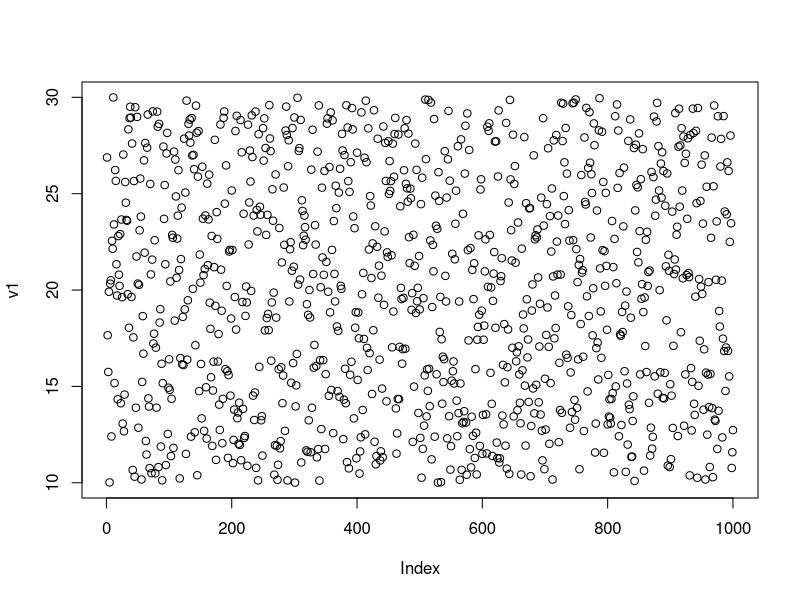
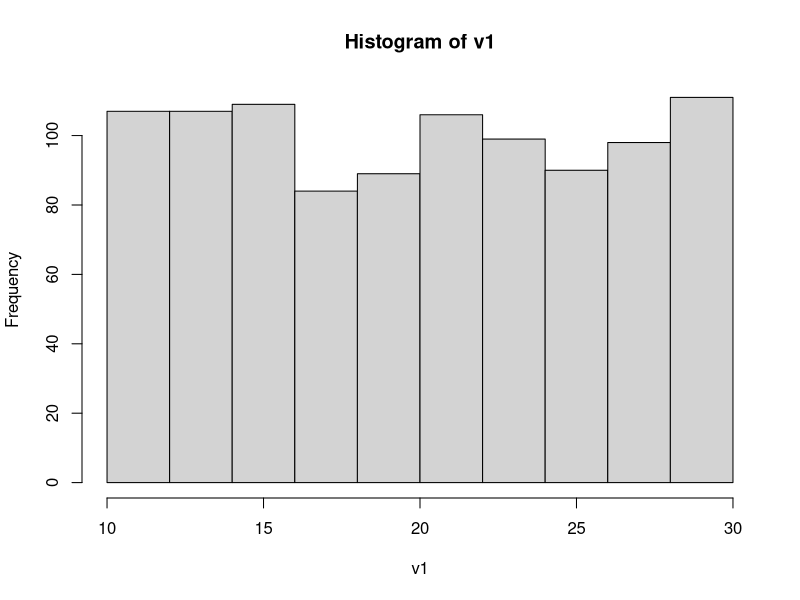
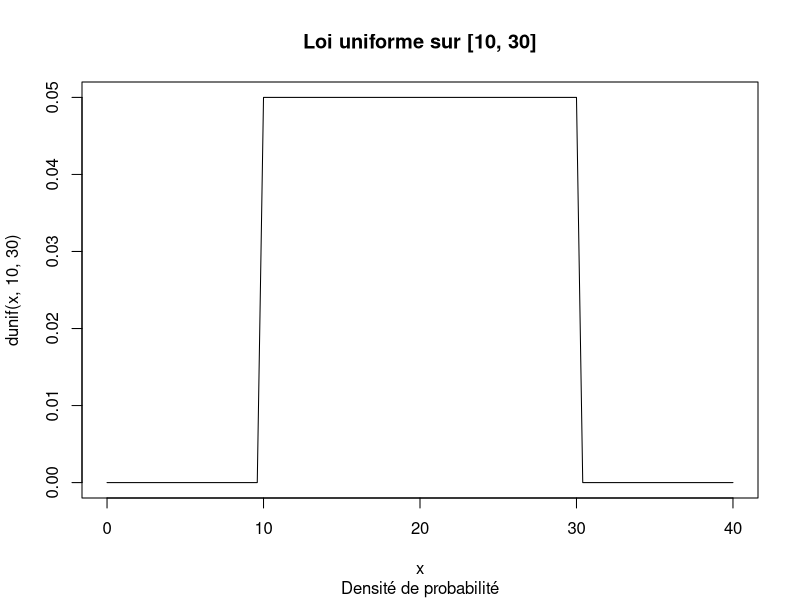
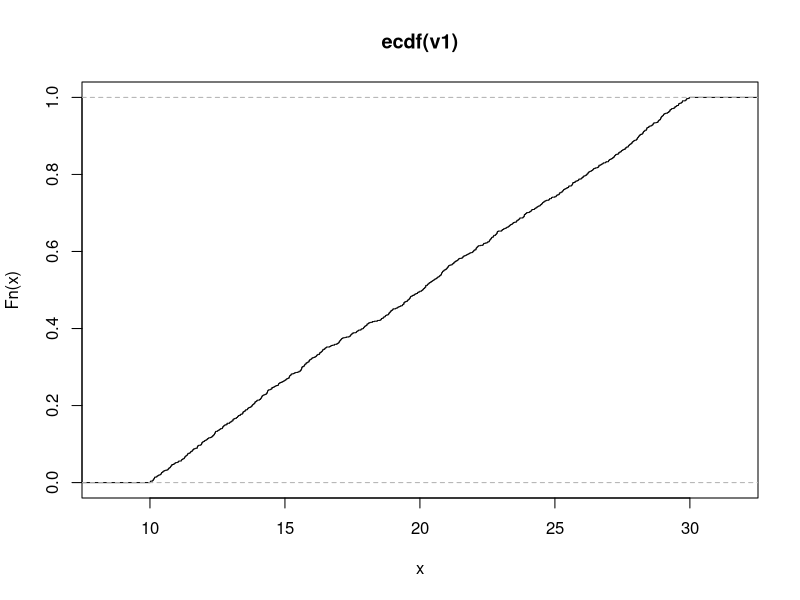
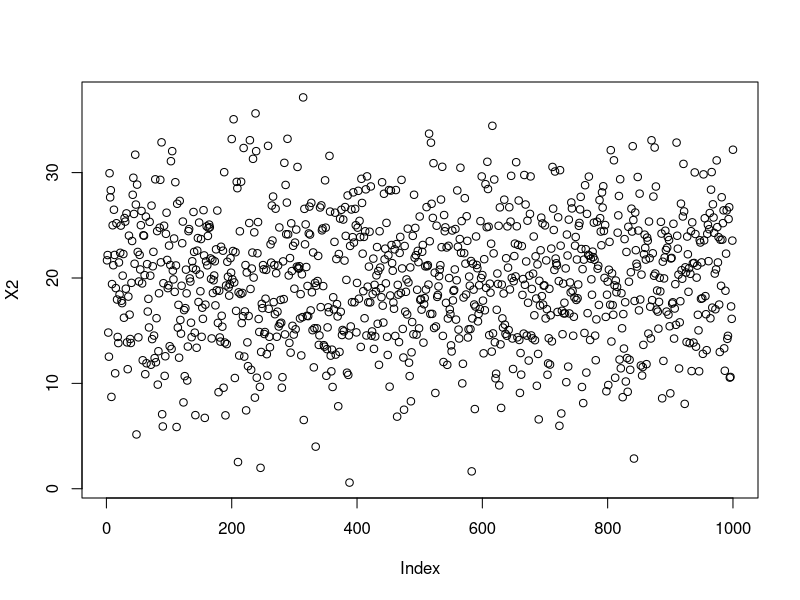
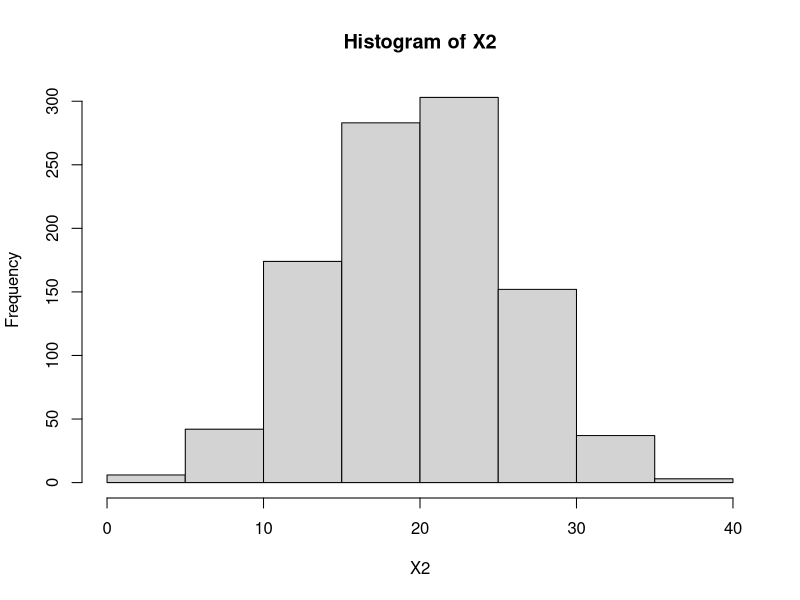
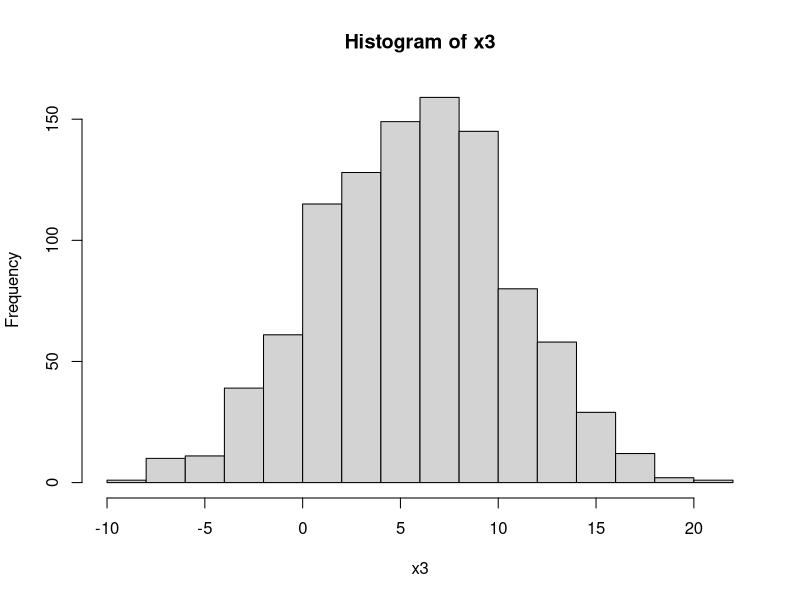
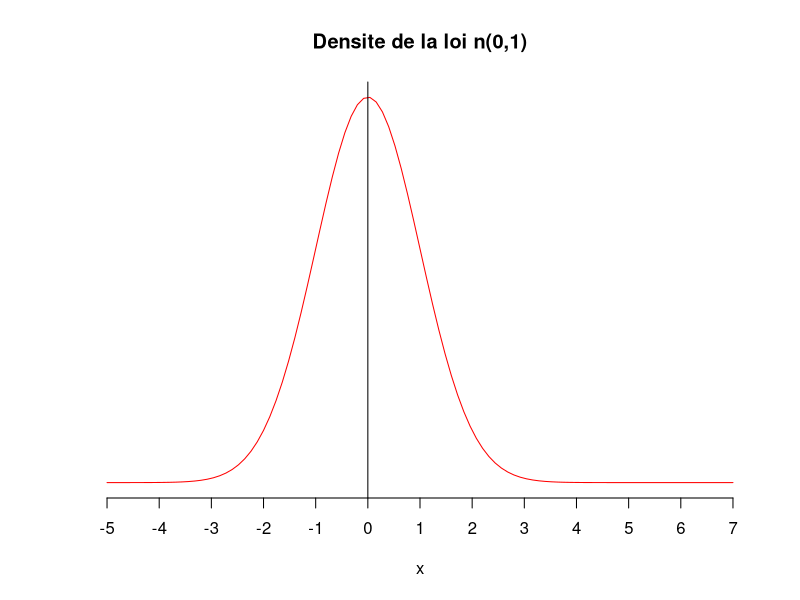

Source code (R) for these figures, in order:
## ---- chunk 1
v1 <- runif(1000,10,30)
plot(v1)
hist(v1)
## ---- chunk 2
moy <-mean(v1)
ecart<-sd(v1)
moy;ecart
## ---- chunk 3
q1 <- qunif(0.25, 10, 30)
q3 <- qunif(0.75, 10, 30)
cat("on trouve q1= ", q1 , "\n" )
cat("       et q3= ", q3 ,"\n\n" )


## ---- chunk 4

## ---- chunk 5
summary(v1)
quantile(v1)
## ---- chunk 6

curve(dunif(x,10,30),from =0 , to=40, main="Loi uniforme sur [10, 30]", sub="Densité de probabilité")
## ---- chunk 7
plot(ecdf(v1))

## ---- chunk 8
X2<-rnorm(1000,moy,ecart)
plot(X2)
hist(X2)
## ---- chunk 9
x3=rnorm(1000,mean = 5.782748,sd=5)
hist(x3)
## ---- chunk 10
curve(dnorm(x,mean = 0,sd=1),from = -5,to =7 ,col="red",main="Densite de la loi n(0,1)",axes=F,ylab="")
axis(1,xaxp=c(-5,7,12))
axis(2,pos=0,c(-1,1))
## ---- chunk 11
curve(dnorm(x,mean = 0,sd=4),from = -5,to =7 ,col="red",main="Densite de la loi n(0,4)",axes=F,ylab="")
axis(1,xaxp=c(-5,7,12))
axis(2,pos=0,c(-1,1))
## ---- chunk 12
curve(dnorm(x,mean = 0,sd=1/4),from = -5,to =7 ,col="red",main="Densite de la loi n(0,0,25)",axes=F,ylab="")
axis(1,xaxp=c(-5,7,12))
axis(2,pos=0,c(-1,1))
## ---- chunk 13

## ---- chunk 14

X4<-rexp(1000,0.4)
hist(X4)

## ---- chunk 15

mean(X4)
## ---- chunk 16
sd(X4)

## ---- chunk 17
th=rexp(1000,rate=0.4)
mean(th)
## ---- chunk 18
th=rexp(1000,rate=0.4)
sd(th)
## ---- chunk 19
curve(dexp(x,0.4,log=FALSE),from = 0,to = 40,main = "courbe  de densité X4")
## ---- chunk 20
median(X4)

## ---- chunk 21
alpha=1
beta=10
x=1:10
curve(dgamma(x,shape=alpha,scale=beta), from = 0, to = 10, col = "green", lwd = 3, xlab = "valeurs", ylab = "Frequence",main = "la fonction x 7→ Γ(x) ")
## ---- chunk 22
x <- gamma(3)
x
 
x1=2*1
x1
## ---- chunk 23
x<-c(0,2,4,6,8,10)
y2<-dgamma(x,shape=2,rate=0.4)
y3<-dgamma(x,shape=3,rate=0.4)
y5<-dgamma(x,shape=5,rate=0.4)

plot(y2,type="o", col="green", pch="o", lty=2, main="les densites de probabilite")
lines(y3,type="o",  col="blue", pch="o", lty=2)
lines(y5, type="o",col="red", pch="o", lty=2)


## ---- chunk 24
curve(dchisq(x, 10), from = 0, to = 20, col = "green", lwd = 2,main = "Densite de probabilite X5 sur [0;20]")
## ---- chunk 25
X5 <- rchisq(1000, 10)
hist(X5)
## ---- chunk 26
Moyenne <- mean(X5)
Moyenne
## ---- chunk 27
Ecarttype <- sd(X5)
Ecarttype
## ---- chunk 28

## ---- chunk 29
curve(dt(x, 10), from = 0, to = 50, col = "green", lwd = 2,main = "Densité de probabilite X6 ddl=10")
## ---- chunk 30
X6 <- rt(1000, 10)
hist(X6)
## ---- chunk 31
Moyenne <- mean(X6)
Moyenne
## ---- chunk 32
Ecarttype <- sd(X6)
Ecarttype
## ---- chunk 33

